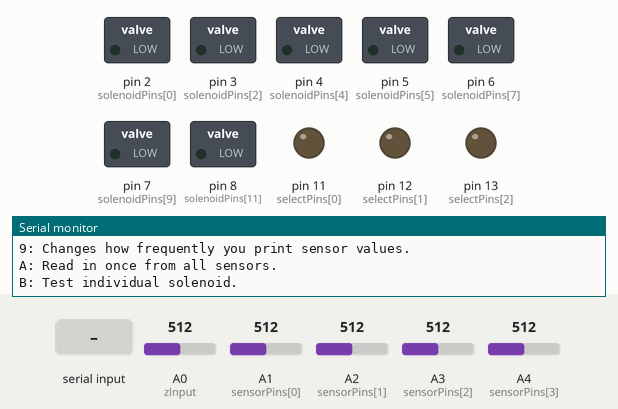
Recording of a sketch running on a simulated Arduino Uno, built with avr-gcc and run on an emulated ATmega328P. Shown: switched loads named in the sketch (green lamp = pin HIGH), output pins drawn as LEDs (lit = HIGH), the last lines printed to the serial monitor. Dashed ring = blinking. The inputs (shaded band) are chosen by the test bench; at power-on: A0 (zInput) = 512, A1 (sensorPins[0]) = 512, A2 (sensorPins[1]) = 512, A3 (sensorPins[2]) = 512, A4 (sensorPins[3]) = 512.

Above: at 1.5 s.
1.6 s: "3" received over Serial
At 2.5 s:
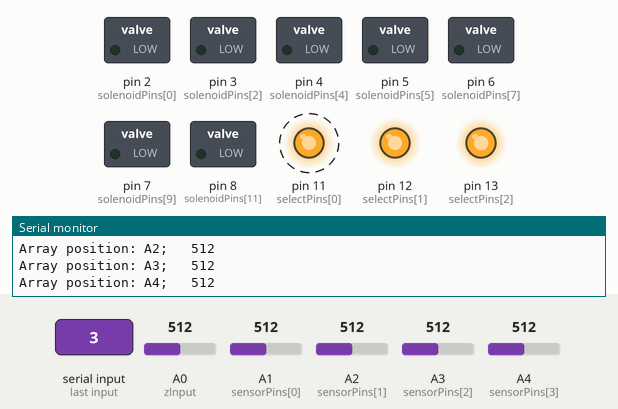
4.6 s: "6" received over Serial
At 6.0 s:
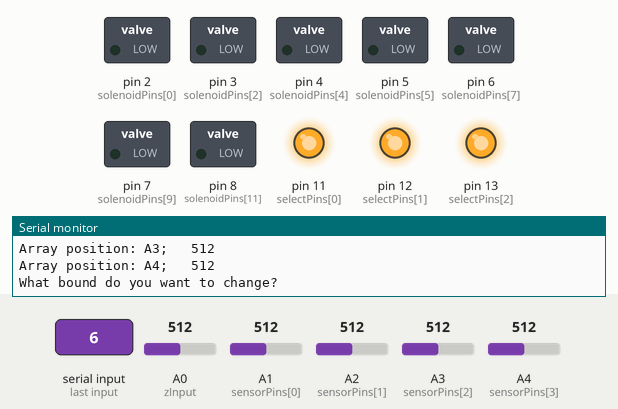
Timing chart, 0 to 7.6 s (numbered marks = the images above; inputs shaded):
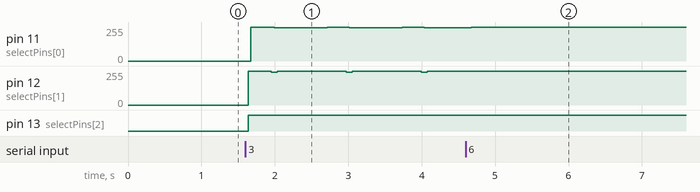

Measured:
- after the input at 1.6 s, pin 11 (selectPins[0]): alternates 255/255 for 0.30 s and 249/255 for 0.72 s, starting after 0.07 s; pin 12 (selectPins[1]): 0/255 → 255/255 at once, then repeats every 1.0 s: 246/255 0.08 s, 252/255 0.68 s, 255/255 0.26 s; pin 13 (selectPins[2]): LOW → HIGH at once

The sketch:

Sprint3_multiplexing.ino
```cpp
//Include needed libraries
#include <Servo.h>
//#include <Adafruit_MotorShield.h>
//#include "utility/Adafruit_MS_PWMServoDriver.h"


//Define variables
//Every servo will handle 6 IR sensors/servos
//ONLY HARDCODED VARIABLES; make sure they correleate 1:1. If they don't, everything breaks.

//Multiplexer constants
const int selectPins[3] = {11, 12, 13};
const int zInput = A0;

//Other pin constants
int sensorPins[] = {A1, A2, A3, A4};
int sensorBounds[] = {230, 480, 630, 320};
int multiplexerSensorBounds[] = {200, 350, 350, 475, 340, 275, 475, 460};
int solenoidPins[] =  {2, A0, 3, A0, 4, 5, A0, 6, A0, 7, A0, 8};
//int solenoidPins[] =  {0, 1, 2, 3, 4, 5, 6, 7, 8, 9, 10, A5};
//w b w b w w b w b w b w
int tempServo = 0;
const int arrayLength = 12;     //Number of notes in an octave

//TODO: DIGITAL INTERRUPT (haven't discussed as group yet)

//Normal variables
int sensorValues[4];  //Normal sensor values
int sensorValuesMultiplexer[8]; //Sensor values in multiplexer
int ByteReceived = -1;    // variable that holds what bytes are received from serial
int bound = 800;          //The boundeary that constitutes being on something; arbitrary needs to be determined
int tempInput = 0;        //The new bound before max/min are taken into account
unsigned long previousMillis = 0; //
int interval = 1000;      //Interval between test reads
String toPrint = "";


//Setup Function
void setup() {
  Serial.begin(9600); //Begin the serial so we can read from it/print to it
  printHelp();   // print the key
  printOutput(); // print what is printed in each of the four columns

  //mount Servos and set to 0 degrees
  for(int i = 0; i < arrayLength; i++){
    pinMode(solenoidPins[i], OUTPUT);
    digitalWrite(solenoidPins[i], LOW);
  }

  for (int i=0; i<3; i++)
  {
    pinMode(selectPins[i], OUTPUT);
    digitalWrite(selectPins[i], LOW);
  }

 pinMode(zInput, INPUT);
 for(int i = 0; i < 4; i ++)
 {
  pinMode(sensorPins[i], INPUT);
 }


}


void loop() {

  //Wait, nonverbose output
  if (ByteReceived == '0') {
    //pass
  }

  //Wait, verbose output
  else if (ByteReceived == '1') //Stay still.
  {
    printSensorInputs(false);
  }

  //Play, nonverbose output
  else if (ByteReceived == '2')
  {
    player();
  }

  //Play, verbose output
  else if (ByteReceived == '3')
  {
    player();
    printSensorInputs(false);
  }

  //If there is something to be read from the serial port:
  if (Serial.available() > 0)
  {
    //Read in the byte and assign it to ByteReceived
    ByteReceived = Serial.read();
    Serial.println();    // End the line


    //print the information of what the different inputs do.
    if (ByteReceived == '4') {
      printHelp();
    }

    //print what each of the outputs are when running on verbose
    else if (ByteReceived == '5') {
      printOutput();
    }

    //Change a bound
    else if (ByteReceived == '6'){
      Serial.println("What bound do you want to change?");

      while (!(Serial.available())) {
        delay(20);
      }

      ByteReceived = Serial.parseInt();
      Serial.println();
      tempInput = int(ByteReceived);
      int tempInput2 = 0;

      if (tempInput < 8){
        Serial.println("What value do you want to change it to?");
        while (!(Serial.available())) {
          delay(20);
        }
        ByteReceived = Serial.parseInt();
        Serial.println();
        tempInput2 = int(ByteReceived);
        multiplexerSensorBounds[tempInput] = tempInput2;
      }

      else if (tempInput < 12){
        Serial.println("What value do you want to change it to?");
        while (!(Serial.available())) {
          delay(20);
        }
        ByteReceived = Serial.parseInt();
        Serial.println();
        tempInput2 = int(ByteReceived);
        sensorBounds[tempInput-8] = tempInput2;
      }

      else {
        Serial.println("Out of bounds. Try again.");
      }
    }


    else if (ByteReceived == '9'){
      Serial.println("What do you want the delay between outputs (in ms)");

      while (!(Serial.available())) {
        delay(20);
      }

      ByteReceived = Serial.parseInt();
      Serial.println();
      tempInput = int(ByteReceived);

      interval = tempInput;
    }


    else if (ByteReceived == 'A'){
      Serial.println("One Reading:");
      delay(100);

      printSensorInputs(true);
    }

    else if (ByteReceived == 'B'){
      Serial.println("What solenoid do you want to test? (location in array)");

      while (!(Serial.available())) {
        delay(20);
      }

      ByteReceived = Serial.parseInt();
      Serial.println();
      tempInput = int(ByteReceived) % arrayLength;

      if (tempInput < 8){
        Serial.println(sensorValuesMultiplexer[tempInput]);
      }
      else{
        Serial.println(sensorValues[tempInput-8]);
      }
    }
  }

  delay(25);  //delay so as not to have the arduino run at its full speed (there is no point)
}


//Main playing function
void player() {

  //First deal with multiplexer Serial.println(analogRead(zInput));
  for(int i = 0; i < 8; i++){
    selectMultiplexerPin(i);
    sensorValuesMultiplexer[i] = analogRead(zInput);


    //Change state to low/high
//    if(sensorValuesMultiplexer[i] > multiplexerSensorBounds[i]){
//      digitalWrite(solenoidPins[i], HIGH);
////      if (ByteReceived == '3'){
////        printState(i, true);
////      }
//    }
//    else {
//      digitalWrite(solenoidPins[i], LOW);
////      if (ByteReceived == '3'){
////        printState(i, false);
////      }
//    }
  }


  //Then get values for the other 4
  for (int i = 0; i < 4; i++){
    sensorValues[i]=analogRead(sensorPins[i]);
//    if(sensorValues[i] > sensorBounds[i]){
//      digitalWrite(solenoidPins[i+8], HIGH);
////      if (ByteReceived == '3'){
////        printState(i+8, true);
////      }
//    }
//    else {
//      digitalWrite(solenoidPins[i+8], LOW);
////      if (ByteReceived == '3'){
////        printState(i+8, false);
////      }
//    }
  }
}

void printState(int pin, bool state) {
  if (state == true){
    toPrint += "Pin no: ";
    toPrint += String(pin);
    toPrint += " with output: HIGH";
    Serial.println(toPrint);
    toPrint = "";
  }
  else {
    toPrint += "Pin no: ";
    toPrint += String(pin);
    toPrint += " with output: LOW";
    Serial.println(toPrint);
    toPrint = "";
  }
}

void selectMultiplexerPin(int pin) {
  if (pin > 7) return; // Exit if pin is out of scope

  for (int i=0; i<3; i++)
  {
    if (pin & (1<<i))
      digitalWrite(selectPins[i], HIGH);
    else
      digitalWrite(selectPins[i], LOW);
  }
}


//Print the help key
void printHelp() {
  Serial.println("The key for changing modes/variables in this system is:");
  Serial.println("0: System at rest; nonverbose output.");
  Serial.println("1: System at rest; verbose output.");
  Serial.println("2: System active; nonverbose output.");
  Serial.println("3: System active; verbose output.");
  Serial.println("4: Print this help table again.");
  Serial.println("5: When mass printing values, can print which columns align to which values.");
  Serial.println("9: Changes how frequently you print sensor values.");
  Serial.println("A: Read in once from all sensors.");
  Serial.println("B: Test individual solenoid.");
}


//Print what gets printed where (I need to learn how to dynamically print like I want to; will come back)
void printOutput(){
  return;
}


//The function to print the sensor values (kept it in here so we aren't always printing).
void printSensorInputs(bool Force) {
    unsigned long currentMillis = millis();

  //Check to see if there is a large enough gap since the last button update
  if ((currentMillis - previousMillis) >= interval || Force){
    for(int i = 0; i < 8; i++){
      Serial.print("Array position: ");
      Serial.print(i);
      Serial.print("; \t");
      Serial.print(sensorValuesMultiplexer[i]);
      Serial.println("");
        }
    for(int i = 0; i < 4; i++){
      Serial.print("Array position: ");
      Serial.print("A" + String(i+1));
      Serial.print("; \t");
      Serial.print(sensorValues[i]);
      Serial.println("");
    }
    Serial.println("\n\n");
    previousMillis = currentMillis;

  }
}
```
